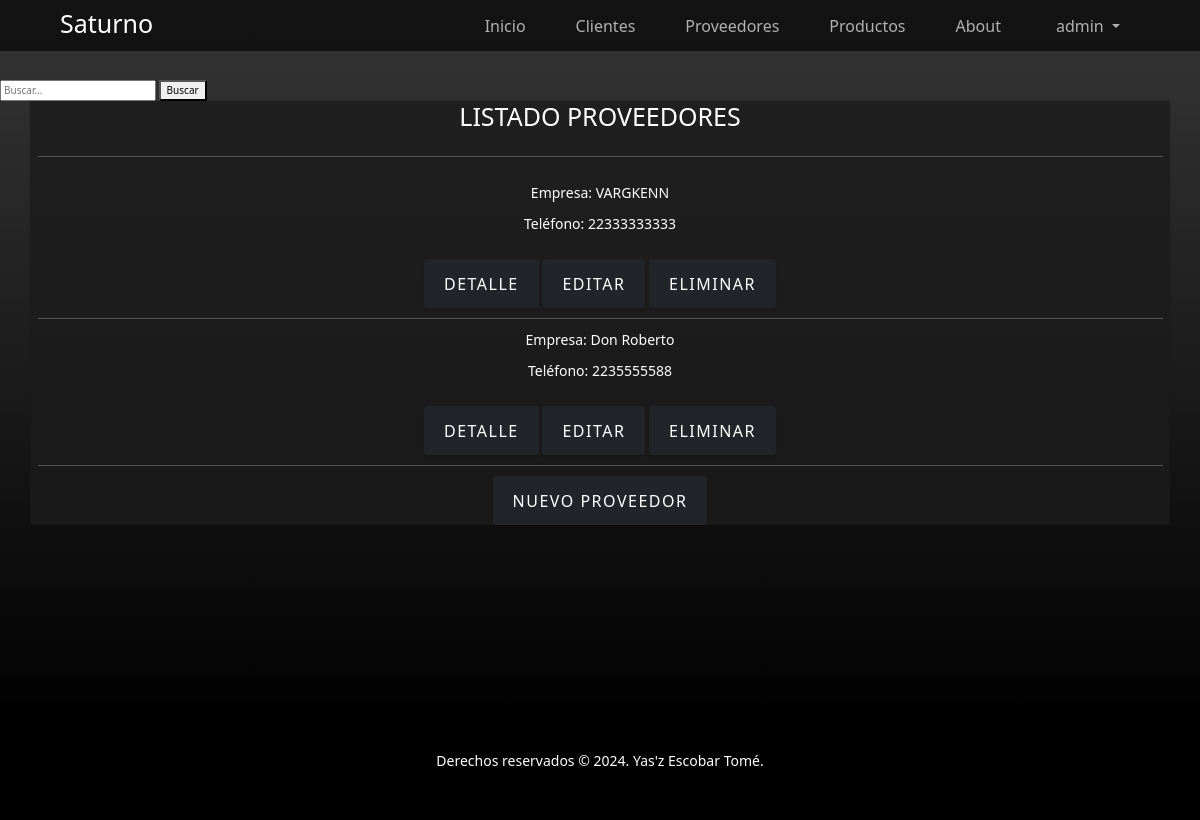
Page /proveedores (signed in) on the committed database.
### appcuentas/models.py (models this page shows, shortened)
class Proveedor(models.Model):
    empresa = models.CharField(max_length=20)
    telefono = models.CharField(max_length=20)
    deuda = models.DecimalField(default=0.0, decimal_places=2, max_digits=10)

### appcuentas/views.py (the view)
# urls.py: path('proveedores', views.ProveedorListView.as_view(), name='proveedores'),
class ProveedorListView(LoginRequiredMixin, ListView):
    model = Proveedor
    context_object_name = 'proveedores'
    template_name = 'appcuentas/listar-proveedores.html'

### appcuentas/templates/appcuentas/listar-proveedores.html (shortened to what this page needs)
{% extends "appcuentas/base.html" %}
{% block main %}
<main class="page-section">
    {% block busqueda %}
        {% include 'appcuentas/busqueda.html' with page='proveedores' %}
    {% endblock busqueda %}
    <section class="container text-white text-center">
        <h1 class="pb-4">LISTADO PROVEEDORES</h1>
        <hr>
        <br>
        {% for proveedor in proveedores %}
            <p>Empresa: {{proveedor.empresa}}</p>
            <p>Teléfono: {{proveedor.telefono}}</p>
            <br>
            <p>
                <a class="btn btn-dark" href="{% url 'ver-proveedor' proveedor.pk %}">Detalle</a>
                {% if request.user.is_superuser %}
                    <a class="btn btn-dark" href="{% url 'editar-proveedor' proveedor.pk %}">Editar</a>
                    <a class="btn btn-dark" href="{% url 'eliminar-proveedor' proveedor.pk %}">Eliminar</a>
                {% endif %}
            </p>
            <hr>
        {% endfor %}
        {% if request.user.is_superuser %}
            <a class="btn btn-dark" href="{% url 'nuevo-proveedor' %}">Nuevo Proveedor</a>
        {% endif %}
    </section>
</main>
{% endblock %}

### appcuentas/templates/appcuentas/base.html (shortened to what this page needs)
{% load static %}
<!DOCTYPE html>
<html lang="es">
<head>
    <link href="https://cdn.jsdelivr.net/npm/bootstrap@5.3.3/dist/css/bootstrap.min.css" rel="stylesheet"
>
    <link href="{% static 'appcuentas/css/styles.css' %}" rel="stylesheet"/>
</head>
<body>
    <nav class="navbar navbar-expand-lg navbar-light fixed-top">
        <div class="container px-4 px-lg-5">
            <a class="navbar-brand" href="/">
                <h1 class="text-white">Saturno</h1>
            </a>
            <div class="collapse navbar-collapse" id="navbarNav">
                <ul class="navbar-nav ms-auto">
                    <li class="nav-item">
                        <a class="nav-link" aria-current="page" href="{% url 'index' %}">Inicio</a>
                    </li>
                    {% if request.user.is_authenticated %}
                        <li class="nav-item">
                            <a class="nav-link" aria-current="page" href="{% url 'clientes' %}">Clientes</a>
                        </li>
                        <li class="nav-item">
                            <a class="nav-link" aria-current="page" href="{% url 'proveedores' %}">Proveedores</a>
                        </li>
                        <li class="nav-item">
                            <a class="nav-link" aria-current="page" href="{% url 'productos' %}">Productos</a>
                        </li>
                    {% endif %}
                    <li class="nav-item">
                        <a class="nav-link" href="">About</a>
                    </li>
                </ul>
                <div class="dropdown nav-item">
                    {% if request.user.is_authenticated %}
                    <a class="nav-link dropdown-toggle" type="button" id="dropdownMenuButton" data-bs-toggle="dropdown" aria-expanded="false">
                        {{request.user.username}}
                    </a>
                    {% else %}
                        <a class="nav-link dropdown-toggle" type="button" id="dropdownMenuButton" data-bs-toggle="dropdown" aria-expanded="false">
                            User
                        </a>
                    {% endif %}
                </div>
            </div>
        </div>
    </nav>
    {% block main %}
    {% endblock %}
    <footer class="footer bg-black small text-center text-white-50">
        <p>Derechos reservados &copy; 2024. Yas'z Escobar Tomé.</p>
    </footer>
</body>
</html>

### appcuentas/static/appcuentas/css/styles.css (style rules this page uses)
html { box-sizing: border-box; font-size: 62.5%; }
*, *:before, *:after { box-sizing: inherit; }
body { background-color: #4d4d4d; }
.navbar { background-color: rgba(0, 0, 0, 0.631372549); }
.navbar-brand { display: flex; flex-direction: row; justify-content: center; text-decoration: none; }
.nav-item { padding: 0 2rem; }
.nav-link { font-size: 1.6rem; color: rgba(194, 194, 194, 0.9019607843); }
.dropdown-toggle { color: rgba(194, 194, 194, 0.9019607843); padding-left: 1rem; }
.footer { height: 10rem; font-size: 1.4rem; align-items: center; }
.footer p { padding-top: 3rem; color: white; }
.btn-dark { box-shadow: 0 0.1875rem 0.1875rem 0 rgba(0, 0, 0, 0.1019607843) !important; padding: 1.25rem 2rem; font-size: 1.6rem; text-transform: uppercase; letter-spacing: 0.15rem; border: 0; }
.container p { font-size: 1.4rem; }
.page-section { padding-top: 8rem; background: linear-gradient(to bottom, rgba(0, 0, 0, 0.3019607843) 0%, rgba(0, 0, 0, 0.7019607843) 60%, #000 100%); min-height: 90vh; }
.page-section .container { background-color: rgba(27, 27, 27, 0.7803921569); box-shadow: 0 0.2rem 0.2rem 0 rgba(0, 0, 0, 0.1019607843) !important; }

### rows in the picture
Proveedor: empresa "VARGKENN", telefono "22333333333"
Proveedor: empresa "Don Roberto", telefono "2235555588"

### other values in the picture
{{ request.user.username }} "admin"
